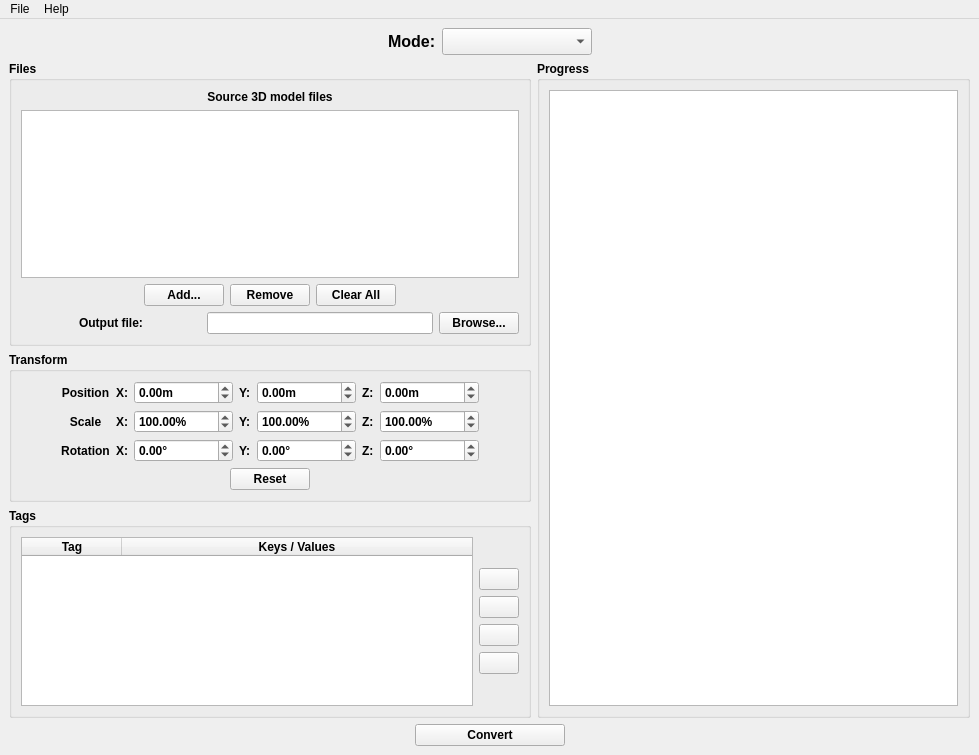
<?xml version="1.0" encoding="UTF-8"?>
<ui version="4.0">
 <class>HKWindow</class>
 <widget class="QMainWindow" name="HKWindow">
  <property name="geometry">
   <rect>
    <x>0</x>
    <y>0</y>
    <width>979</width>
    <height>755</height>
   </rect>
  </property>
  <property name="windowTitle">
   <string>Havok Converter</string>
  </property>
  <widget class="QWidget" name="centralwidget">
   <layout class="QVBoxLayout" name="verticalLayout_14">
    <item>
     <layout class="QHBoxLayout" name="horizontalLayout_7">
      <item>
       <spacer name="horizontalSpacer_2">
        <property name="orientation">
         <enum>Qt::Horizontal</enum>
        </property>
        <property name="sizeHint" stdset="0">
         <size>
          <width>40</width>
          <height>20</height>
         </size>
        </property>
       </spacer>
      </item>
      <item>
       <widget class="QLabel" name="label_5">
        <property name="font">
         <font>
          <pointsize>12</pointsize>
          <weight>75</weight>
          <bold>true</bold>
         </font>
        </property>
        <property name="text">
         <string>Mode:</string>
        </property>
       </widget>
      </item>
      <item>
       <widget class="QComboBox" name="cb_mode">
        <property name="minimumSize">
         <size>
          <width>150</width>
          <height>0</height>
         </size>
        </property>
        <property name="font">
         <font>
          <pointsize>12</pointsize>
          <weight>75</weight>
          <bold>true</bold>
         </font>
        </property>
        <property name="toolTip">
         <string>&lt;html&gt;&lt;head/&gt;&lt;body&gt;&lt;p align=&quot;center&quot;&gt;&lt;span style=&quot; font-weight:600; text-decoration: underline;&quot;&gt;Mode&lt;/span&gt;&lt;/p&gt;&lt;p&gt;Select what mode this converter will use. This will be used to support &lt;span style=&quot; font-weight:600;&quot;&gt;Dynamic Rigid Bodies&lt;/span&gt; and &lt;span style=&quot; font-weight:600;&quot;&gt;Skeleton Animations&lt;/span&gt; in the future.&lt;/p&gt;&lt;/body&gt;&lt;/html&gt;</string>
        </property>
       </widget>
      </item>
      <item>
       <spacer name="horizontalSpacer">
        <property name="orientation">
         <enum>Qt::Horizontal</enum>
        </property>
        <property name="sizeHint" stdset="0">
         <size>
          <width>40</width>
          <height>20</height>
         </size>
        </property>
       </spacer>
      </item>
     </layout>
    </item>
    <item>
     <layout class="QHBoxLayout" name="horizontalLayout_13">
      <item>
       <layout class="QVBoxLayout" name="verticalLayout_4">
        <item>
         <widget class="QGroupBox" name="groupBox_5">
          <property name="font">
           <font>
            <weight>75</weight>
            <bold>true</bold>
           </font>
          </property>
          <property name="title">
           <string>Files</string>
          </property>
          <layout class="QVBoxLayout" name="verticalLayout_3">
           <item>
            <widget class="QLabel" name="label_2">
             <property name="font">
              <font>
               <weight>75</weight>
               <bold>true</bold>
              </font>
             </property>
             <property name="text">
              <string>Source 3D model files</string>
             </property>
             <property name="alignment">
              <set>Qt::AlignCenter</set>
             </property>
            </widget>
           </item>
           <item>
            <widget class="QListWidget" name="list_source_models">
             <property name="sizePolicy">
              <sizepolicy hsizetype="Expanding" vsizetype="Expanding">
               <horstretch>0</horstretch>
               <verstretch>0</verstretch>
              </sizepolicy>
             </property>
             <property name="toolTip">
              <string>&lt;html&gt;&lt;head/&gt;&lt;body&gt;&lt;p align=&quot;center&quot;&gt;&lt;span style=&quot; font-weight:600; text-decoration: underline;&quot;&gt;Source 3D model files&lt;/span&gt;&lt;/p&gt;&lt;p&gt;The current list of paths where the 3D models are located. Remember this is a 32-bit application and some memory restrictions on the importer might apply for proper processing. If your stage has a really big node count or very detailed meshes, you might want to split it into multiple files. The converter will only process one of the files at a time and merge the final result together.&lt;/p&gt;&lt;p&gt;Check the list of supported formats on the extension list when adding files.&lt;/p&gt;&lt;/body&gt;&lt;/html&gt;</string>
             </property>
             <property name="editTriggers">
              <set>QAbstractItemView::NoEditTriggers</set>
             </property>
             <property name="selectionMode">
              <enum>QAbstractItemView::ContiguousSelection</enum>
             </property>
            </widget>
           </item>
           <item>
            <layout class="QHBoxLayout" name="horizontalLayout_11">
             <item>
              <spacer name="horizontalSpacer_15">
               <property name="orientation">
                <enum>Qt::Horizontal</enum>
               </property>
               <property name="sizeHint" stdset="0">
                <size>
                 <width>40</width>
                 <height>20</height>
                </size>
               </property>
              </spacer>
             </item>
             <item>
              <widget class="QPushButton" name="pb_add_source_models">
               <property name="text">
                <string>Add...</string>
               </property>
              </widget>
             </item>
             <item>
              <widget class="QPushButton" name="pb_remove_source_model">
               <property name="text">
                <string>Remove</string>
               </property>
              </widget>
             </item>
             <item>
              <widget class="QPushButton" name="pb_clear_source_models">
               <property name="text">
                <string>Clear All</string>
               </property>
              </widget>
             </item>
             <item>
              <spacer name="horizontalSpacer_16">
               <property name="orientation">
                <enum>Qt::Horizontal</enum>
               </property>
               <property name="sizeHint" stdset="0">
                <size>
                 <width>40</width>
                 <height>20</height>
                </size>
               </property>
              </spacer>
             </item>
            </layout>
           </item>
           <item>
            <layout class="QHBoxLayout" name="horizontalLayout_2">
             <item>
              <widget class="QLabel" name="lbl_output_file">
               <property name="minimumSize">
                <size>
                 <width>180</width>
                 <height>0</height>
                </size>
               </property>
               <property name="font">
                <font>
                 <weight>75</weight>
                 <bold>true</bold>
                </font>
               </property>
               <property name="text">
                <string>Output file:</string>
               </property>
               <property name="alignment">
                <set>Qt::AlignCenter</set>
               </property>
              </widget>
             </item>
             <item>
              <widget class="QLineEdit" name="le_output_file">
               <property name="toolTip">
                <string>&lt;html&gt;&lt;head/&gt;&lt;body&gt;&lt;p align=&quot;center&quot;&gt;&lt;span style=&quot; font-weight:600; text-decoration: underline;&quot;&gt;Output file&lt;/span&gt;&lt;/p&gt;&lt;p&gt;Target file where the converted result will be stored. Only &lt;span style=&quot; font-weight:600;&quot;&gt;Binary Win32 HKX&lt;/span&gt; files are supported.&lt;/p&gt;&lt;/body&gt;&lt;/html&gt;</string>
               </property>
              </widget>
             </item>
             <item>
              <widget class="QPushButton" name="pb_output_file">
               <property name="text">
                <string>Browse...</string>
               </property>
              </widget>
             </item>
            </layout>
           </item>
          </layout>
         </widget>
        </item>
        <item>
         <widget class="QGroupBox" name="groupBox_6">
          <property name="font">
           <font>
            <weight>75</weight>
            <bold>true</bold>
           </font>
          </property>
          <property name="title">
           <string>Transform</string>
          </property>
          <layout class="QVBoxLayout" name="verticalLayout_13">
           <item>
            <layout class="QHBoxLayout" name="horizontalLayout">
             <item>
              <spacer name="horizontalSpacer_17">
               <property name="orientation">
                <enum>Qt::Horizontal</enum>
               </property>
               <property name="sizeHint" stdset="0">
                <size>
                 <width>40</width>
                 <height>20</height>
                </size>
               </property>
              </spacer>
             </item>
             <item>
              <layout class="QVBoxLayout" name="verticalLayout_12">
               <item>
                <widget class="QLabel" name="label_8">
                 <property name="text">
                  <string>Position</string>
                 </property>
                 <property name="alignment">
                  <set>Qt::AlignCenter</set>
                 </property>
                </widget>
               </item>
               <item>
                <widget class="QLabel" name="label_7">
                 <property name="text">
                  <string>Scale</string>
                 </property>
                 <property name="alignment">
                  <set>Qt::AlignCenter</set>
                 </property>
                </widget>
               </item>
               <item>
                <widget class="QLabel" name="label_6">
                 <property name="text">
                  <string>Rotation</string>
                 </property>
                 <property name="alignment">
                  <set>Qt::AlignCenter</set>
                 </property>
                </widget>
               </item>
              </layout>
             </item>
             <item>
              <layout class="QVBoxLayout" name="verticalLayout_11">
               <item>
                <widget class="QLabel" name="label_9">
                 <property name="sizePolicy">
                  <sizepolicy hsizetype="Maximum" vsizetype="Preferred">
                   <horstretch>0</horstretch>
                   <verstretch>0</verstretch>
                  </sizepolicy>
                 </property>
                 <property name="text">
                  <string>X:</string>
                 </property>
                </widget>
               </item>
               <item>
                <widget class="QLabel" name="label_10">
                 <property name="sizePolicy">
                  <sizepolicy hsizetype="Maximum" vsizetype="Preferred">
                   <horstretch>0</horstretch>
                   <verstretch>0</verstretch>
                  </sizepolicy>
                 </property>
                 <property name="text">
                  <string>X:</string>
                 </property>
                </widget>
               </item>
               <item>
                <widget class="QLabel" name="label_11">
                 <property name="sizePolicy">
                  <sizepolicy hsizetype="Maximum" vsizetype="Preferred">
                   <horstretch>0</horstretch>
                   <verstretch>0</verstretch>
                  </sizepolicy>
                 </property>
                 <property name="text">
                  <string>X:</string>
                 </property>
                </widget>
               </item>
              </layout>
             </item>
             <item>
              <layout class="QVBoxLayout" name="verticalLayout_6">
               <item>
                <widget class="QDoubleSpinBox" name="dsb_position_x">
                 <property name="sizePolicy">
                  <sizepolicy hsizetype="Expanding" vsizetype="Fixed">
                   <horstretch>0</horstretch>
                   <verstretch>0</verstretch>
                  </sizepolicy>
                 </property>
                 <property name="toolTip">
                  <string>&lt;html&gt;&lt;head/&gt;&lt;body&gt;&lt;p align=&quot;center&quot;&gt;&lt;span style=&quot; font-weight:600; text-decoration: underline;&quot;&gt;Transform&lt;/span&gt;&lt;/p&gt;&lt;p&gt;Alter how the models will be processed globally. Useful for debugging purposes.&lt;/p&gt;&lt;/body&gt;&lt;/html&gt;</string>
                 </property>
                 <property name="suffix">
                  <string>m</string>
                 </property>
                 <property name="minimum">
                  <double>-100000.000000000000000</double>
                 </property>
                 <property name="maximum">
                  <double>100000.000000000000000</double>
                 </property>
                 <property name="value">
                  <double>0.000000000000000</double>
                 </property>
                </widget>
               </item>
               <item>
                <widget class="QDoubleSpinBox" name="dsb_scale_x">
                 <property name="sizePolicy">
                  <sizepolicy hsizetype="Expanding" vsizetype="Fixed">
                   <horstretch>0</horstretch>
                   <verstretch>0</verstretch>
                  </sizepolicy>
                 </property>
                 <property name="toolTip">
                  <string>&lt;html&gt;&lt;head/&gt;&lt;body&gt;&lt;p align=&quot;center&quot;&gt;&lt;span style=&quot; font-weight:600; text-decoration: underline;&quot;&gt;Transform&lt;/span&gt;&lt;/p&gt;&lt;p&gt;Alter how the models will be processed globally. Useful for debugging purposes.&lt;/p&gt;&lt;/body&gt;&lt;/html&gt;</string>
                 </property>
                 <property name="suffix">
                  <string>%</string>
                 </property>
                 <property name="minimum">
                  <double>1.000000000000000</double>
                 </property>
                 <property name="maximum">
                  <double>100000.000000000000000</double>
                 </property>
                 <property name="value">
                  <double>100.000000000000000</double>
                 </property>
                </widget>
               </item>
               <item>
                <widget class="QDoubleSpinBox" name="dsb_rotation_x">
                 <property name="sizePolicy">
                  <sizepolicy hsizetype="Expanding" vsizetype="Fixed">
                   <horstretch>0</horstretch>
                   <verstretch>0</verstretch>
                  </sizepolicy>
                 </property>
                 <property name="toolTip">
                  <string>&lt;html&gt;&lt;head/&gt;&lt;body&gt;&lt;p align=&quot;center&quot;&gt;&lt;span style=&quot; font-weight:600; text-decoration: underline;&quot;&gt;Transform&lt;/span&gt;&lt;/p&gt;&lt;p&gt;Alter how the models will be processed globally. Useful for debugging purposes.&lt;/p&gt;&lt;/body&gt;&lt;/html&gt;</string>
                 </property>
                 <property name="suffix">
                  <string>°</string>
                 </property>
                 <property name="minimum">
                  <double>-360.000000000000000</double>
                 </property>
                 <property name="maximum">
                  <double>360.000000000000000</double>
                 </property>
                </widget>
               </item>
              </layout>
             </item>
             <item>
              <layout class="QVBoxLayout" name="verticalLayout_10">
               <item>
                <widget class="QLabel" name="label_13">
                 <property name="sizePolicy">
                  <sizepolicy hsizetype="Maximum" vsizetype="Preferred">
                   <horstretch>0</horstretch>
                   <verstretch>0</verstretch>
                  </sizepolicy>
                 </property>
                 <property name="text">
                  <string>Y:</string>
                 </property>
                </widget>
               </item>
               <item>
                <widget class="QLabel" name="label_12">
                 <property name="sizePolicy">
                  <sizepolicy hsizetype="Maximum" vsizetype="Preferred">
                   <horstretch>0</horstretch>
                   <verstretch>0</verstretch>
                  </sizepolicy>
                 </property>
                 <property name="text">
                  <string>Y:</string>
                 </property>
                </widget>
               </item>
               <item>
                <widget class="QLabel" name="label_14">
                 <property name="sizePolicy">
                  <sizepolicy hsizetype="Maximum" vsizetype="Preferred">
                   <horstretch>0</horstretch>
                   <verstretch>0</verstretch>
                  </sizepolicy>
                 </property>
                 <property name="text">
                  <string>Y:</string>
                 </property>
                </widget>
               </item>
              </layout>
             </item>
             <item>
              <layout class="QVBoxLayout" name="verticalLayout_7">
               <item>
                <widget class="QDoubleSpinBox" name="dsb_position_y">
                 <property name="sizePolicy">
                  <sizepolicy hsizetype="Expanding" vsizetype="Fixed">
                   <horstretch>0</horstretch>
                   <verstretch>0</verstretch>
                  </sizepolicy>
                 </property>
                 <property name="toolTip">
                  <string>&lt;html&gt;&lt;head/&gt;&lt;body&gt;&lt;p align=&quot;center&quot;&gt;&lt;span style=&quot; font-weight:600; text-decoration: underline;&quot;&gt;Transform&lt;/span&gt;&lt;/p&gt;&lt;p&gt;Alter how the models will be processed globally. Useful for debugging purposes.&lt;/p&gt;&lt;/body&gt;&lt;/html&gt;</string>
                 </property>
                 <property name="suffix">
                  <string>m</string>
                 </property>
                 <property name="minimum">
                  <double>-100000.000000000000000</double>
                 </property>
                 <property name="maximum">
                  <double>100000.000000000000000</double>
                 </property>
                 <property name="value">
                  <double>0.000000000000000</double>
                 </property>
                </widget>
               </item>
               <item>
                <widget class="QDoubleSpinBox" name="dsb_scale_y">
                 <property name="sizePolicy">
                  <sizepolicy hsizetype="Expanding" vsizetype="Fixed">
                   <horstretch>0</horstretch>
                   <verstretch>0</verstretch>
                  </sizepolicy>
                 </property>
                 <property name="toolTip">
                  <string>&lt;html&gt;&lt;head/&gt;&lt;body&gt;&lt;p align=&quot;center&quot;&gt;&lt;span style=&quot; font-weight:600; text-decoration: underline;&quot;&gt;Transform&lt;/span&gt;&lt;/p&gt;&lt;p&gt;Alter how the models will be processed globally. Useful for debugging purposes.&lt;/p&gt;&lt;/body&gt;&lt;/html&gt;</string>
                 </property>
                 <property name="suffix">
                  <string>%</string>
                 </property>
                 <property name="minimum">
                  <double>1.000000000000000</double>
                 </property>
                 <property name="maximum">
                  <double>100000.000000000000000</double>
                 </property>
                 <property name="value">
                  <double>100.000000000000000</double>
                 </property>
                </widget>
               </item>
               <item>
                <widget class="QDoubleSpinBox" name="dsb_rotation_y">
                 <property name="sizePolicy">
                  <sizepolicy hsizetype="Expanding" vsizetype="Fixed">
                   <horstretch>0</horstretch>
                   <verstretch>0</verstretch>
                  </sizepolicy>
                 </property>
                 <property name="toolTip">
                  <string>&lt;html&gt;&lt;head/&gt;&lt;body&gt;&lt;p align=&quot;center&quot;&gt;&lt;span style=&quot; font-weight:600; text-decoration: underline;&quot;&gt;Transform&lt;/span&gt;&lt;/p&gt;&lt;p&gt;Alter how the models will be processed globally. Useful for debugging purposes.&lt;/p&gt;&lt;/body&gt;&lt;/html&gt;</string>
                 </property>
                 <property name="suffix">
                  <string>°</string>
                 </property>
                 <property name="minimum">
                  <double>-360.000000000000000</double>
                 </property>
                 <property name="maximum">
                  <double>360.000000000000000</double>
                 </property>
                </widget>
               </item>
              </layout>
             </item>
             <item>
              <layout class="QVBoxLayout" name="verticalLayout_9">
               <item>
                <widget class="QLabel" name="label_16">
                 <property name="sizePolicy">
                  <sizepolicy hsizetype="Maximum" vsizetype="Preferred">
                   <horstretch>0</horstretch>
                   <verstretch>0</verstretch>
                  </sizepolicy>
                 </property>
                 <property name="text">
                  <string>Z:</string>
                 </property>
                </widget>
               </item>
               <item>
                <widget class="QLabel" name="label_15">
                 <property name="sizePolicy">
                  <sizepolicy hsizetype="Maximum" vsizetype="Preferred">
                   <horstretch>0</horstretch>
                   <verstretch>0</verstretch>
                  </sizepolicy>
                 </property>
                 <property name="text">
                  <string>Z:</string>
                 </property>
                </widget>
               </item>
               <item>
                <widget class="QLabel" name="label_17">
                 <property name="sizePolicy">
                  <sizepolicy hsizetype="Maximum" vsizetype="Preferred">
                   <horstretch>0</horstretch>
                   <verstretch>0</verstretch>
                  </sizepolicy>
                 </property>
                 <property name="text">
                  <string>Z:</string>
                 </property>
                </widget>
               </item>
              </layout>
             </item>
             <item>
              <layout class="QVBoxLayout" name="verticalLayout_8">
               <item>
                <widget class="QDoubleSpinBox" name="dsb_position_z">
                 <property name="sizePolicy">
                  <sizepolicy hsizetype="Expanding" vsizetype="Fixed">
                   <horstretch>0</horstretch>
                   <verstretch>0</verstretch>
                  </sizepolicy>
                 </property>
                 <property name="toolTip">
                  <string>&lt;html&gt;&lt;head/&gt;&lt;body&gt;&lt;p align=&quot;center&quot;&gt;&lt;span style=&quot; font-weight:600; text-decoration: underline;&quot;&gt;Transform&lt;/span&gt;&lt;/p&gt;&lt;p&gt;Alter how the models will be processed globally. Useful for debugging purposes.&lt;/p&gt;&lt;/body&gt;&lt;/html&gt;</string>
                 </property>
                 <property name="suffix">
                  <string>m</string>
                 </property>
                 <property name="minimum">
                  <double>-100000.000000000000000</double>
                 </property>
                 <property name="maximum">
                  <double>100000.000000000000000</double>
                 </property>
                 <property name="value">
                  <double>0.000000000000000</double>
                 </property>
                </widget>
               </item>
               <item>
                <widget class="QDoubleSpinBox" name="dsb_scale_z">
                 <property name="sizePolicy">
                  <sizepolicy hsizetype="Expanding" vsizetype="Fixed">
                   <horstretch>0</horstretch>
                   <verstretch>0</verstretch>
                  </sizepolicy>
                 </property>
                 <property name="toolTip">
                  <string>&lt;html&gt;&lt;head/&gt;&lt;body&gt;&lt;p align=&quot;center&quot;&gt;&lt;span style=&quot; font-weight:600; text-decoration: underline;&quot;&gt;Transform&lt;/span&gt;&lt;/p&gt;&lt;p&gt;Alter how the models will be processed globally. Useful for debugging purposes.&lt;/p&gt;&lt;/body&gt;&lt;/html&gt;</string>
                 </property>
                 <property name="suffix">
                  <string>%</string>
                 </property>
                 <property name="minimum">
                  <double>1.000000000000000</double>
                 </property>
                 <property name="maximum">
                  <double>100000.000000000000000</double>
                 </property>
                 <property name="singleStep">
                  <double>10.000000000000000</double>
                 </property>
                 <property name="value">
                  <double>100.000000000000000</double>
                 </property>
                </widget>
               </item>
               <item>
                <widget class="QDoubleSpinBox" name="dsb_rotation_z">
                 <property name="sizePolicy">
                  <sizepolicy hsizetype="Expanding" vsizetype="Fixed">
                   <horstretch>0</horstretch>
                   <verstretch>0</verstretch>
                  </sizepolicy>
                 </property>
                 <property name="toolTip">
                  <string>&lt;html&gt;&lt;head/&gt;&lt;body&gt;&lt;p align=&quot;center&quot;&gt;&lt;span style=&quot; font-weight:600; text-decoration: underline;&quot;&gt;Transform&lt;/span&gt;&lt;/p&gt;&lt;p&gt;Alter how the models will be processed globally. Useful for debugging purposes.&lt;/p&gt;&lt;/body&gt;&lt;/html&gt;</string>
                 </property>
                 <property name="suffix">
                  <string>°</string>
                 </property>
                 <property name="minimum">
                  <double>-360.000000000000000</double>
                 </property>
                 <property name="maximum">
                  <double>360.000000000000000</double>
                 </property>
                </widget>
               </item>
              </layout>
             </item>
             <item>
              <spacer name="horizontalSpacer_18">
               <property name="orientation">
                <enum>Qt::Horizontal</enum>
               </property>
               <property name="sizeHint" stdset="0">
                <size>
                 <width>40</width>
                 <height>20</height>
                </size>
               </property>
              </spacer>
             </item>
            </layout>
           </item>
           <item>
            <layout class="QHBoxLayout" name="horizontalLayout_12">
             <item>
              <spacer name="horizontalSpacer_20">
               <property name="orientation">
                <enum>Qt::Horizontal</enum>
               </property>
               <property name="sizeHint" stdset="0">
                <size>
                 <width>40</width>
                 <height>20</height>
                </size>
               </property>
              </spacer>
             </item>
             <item>
              <widget class="QPushButton" name="pb_reset_transform">
               <property name="toolTip">
                <string>Resets the global transform to normal.</string>
               </property>
               <property name="text">
                <string>Reset</string>
               </property>
              </widget>
             </item>
             <item>
              <spacer name="horizontalSpacer_19">
               <property name="orientation">
                <enum>Qt::Horizontal</enum>
               </property>
               <property name="sizeHint" stdset="0">
                <size>
                 <width>40</width>
                 <height>20</height>
                </size>
               </property>
              </spacer>
             </item>
            </layout>
           </item>
          </layout>
         </widget>
        </item>
        <item>
         <widget class="QGroupBox" name="groupBox_3">
          <property name="font">
           <font>
            <weight>75</weight>
            <bold>true</bold>
           </font>
          </property>
          <property name="title">
           <string>Tags</string>
          </property>
          <layout class="QVBoxLayout" name="verticalLayout_2">
           <item>
            <layout class="QHBoxLayout" name="horizontalLayout_3">
             <item>
              <widget class="QTableWidget" name="tb_properties">
               <property name="sizePolicy">
                <sizepolicy hsizetype="Expanding" vsizetype="Preferred">
                 <horstretch>0</horstretch>
                 <verstretch>0</verstretch>
                </sizepolicy>
               </property>
               <property name="toolTip">
                <string>&lt;html&gt;&lt;head/&gt;&lt;body&gt;&lt;p align=&quot;center&quot;&gt;&lt;span style=&quot; font-weight:600; text-decoration: underline;&quot;&gt;Tags&lt;/span&gt;&lt;/p&gt;&lt;p&gt;Rigid bodies can have custom properties that are used by the game to determine their world interactions. You can define custom tags that the converter will look for with this panel. More information about the meaning of the keys and values can be found inside the tag editor.&lt;/p&gt;&lt;p&gt;The tags will be parsed with the @tagname format from the node name itself. e.g. the custom tag &amp;quot;water&amp;quot; will be applied if the node is named ghz_sea&lt;span style=&quot; font-weight:600;&quot;&gt;@water &lt;/span&gt;on the imported 3D model file.&lt;span style=&quot; font-weight:600;&quot;&gt; This search is case-sensitive&lt;/span&gt;.&lt;/p&gt;&lt;p&gt;You can find more information about collision properties with &lt;span style=&quot; font-weight:600;&quot;&gt;Help &amp;gt; Community Guide&lt;/span&gt;.&lt;/p&gt;&lt;/body&gt;&lt;/html&gt;</string>
               </property>
               <property name="editTriggers">
                <set>QAbstractItemView::DoubleClicked|QAbstractItemView::EditKeyPressed</set>
               </property>
               <property name="dragDropOverwriteMode">
                <bool>true</bool>
               </property>
               <property name="selectionMode">
                <enum>QAbstractItemView::SingleSelection</enum>
               </property>
               <property name="selectionBehavior">
                <enum>QAbstractItemView::SelectRows</enum>
               </property>
               <property name="gridStyle">
                <enum>Qt::SolidLine</enum>
               </property>
               <property name="cornerButtonEnabled">
                <bool>true</bool>
               </property>
               <attribute name="horizontalHeaderVisible">
                <bool>true</bool>
               </attribute>
               <attribute name="horizontalHeaderStretchLastSection">
                <bool>true</bool>
               </attribute>
               <attribute name="verticalHeaderVisible">
                <bool>false</bool>
               </attribute>
               <column>
                <property name="text">
                 <string>Tag</string>
                </property>
                <property name="textAlignment">
                 <set>AlignHCenter|AlignVCenter|AlignCenter</set>
                </property>
               </column>
               <column>
                <property name="text">
                 <string>Keys / Values</string>
                </property>
                <property name="textAlignment">
                 <set>AlignHCenter|AlignVCenter|AlignCenter</set>
                </property>
               </column>
              </widget>
             </item>
             <item>
              <layout class="QVBoxLayout" name="verticalLayout_5">
               <item>
                <spacer name="verticalSpacer">
                 <property name="orientation">
                  <enum>Qt::Vertical</enum>
                 </property>
                 <property name="sizeHint" stdset="0">
                  <size>
                   <width>20</width>
                   <height>40</height>
                  </size>
                 </property>
                </spacer>
               </item>
               <item>
                <widget class="QPushButton" name="pb_up">
                 <property name="toolTip">
                  <string>Moves the tag one spot up on the list.</string>
                 </property>
                 <property name="text">
                  <string/>
                 </property>
                 <property name="icon">
                  <iconset resource="HKResource.qrc">
                   <normaloff>:/Button/up.png</normaloff>:/Button/up.png</iconset>
                 </property>
                </widget>
               </item>
               <item>
                <widget class="QPushButton" name="pb_new">
                 <property name="toolTip">
                  <string>Creates a new tag.</string>
                 </property>
                 <property name="text">
                  <string/>
                 </property>
                 <property name="icon">
                  <iconset resource="HKResource.qrc">
                   <normaloff>:/Button/plus.png</normaloff>:/Button/plus.png</iconset>
                 </property>
                </widget>
               </item>
               <item>
                <widget class="QPushButton" name="pb_delete">
                 <property name="toolTip">
                  <string>Deletes the selected tag.</string>
                 </property>
                 <property name="text">
                  <string/>
                 </property>
                 <property name="icon">
                  <iconset resource="HKResource.qrc">
                   <normaloff>:/Button/minus.png</normaloff>:/Button/minus.png</iconset>
                 </property>
                </widget>
               </item>
               <item>
                <widget class="QPushButton" name="pb_down">
                 <property name="toolTip">
                  <string>Moves the tag one spot down on the list.</string>
                 </property>
                 <property name="text">
                  <string/>
                 </property>
                 <property name="icon">
                  <iconset resource="HKResource.qrc">
                   <normaloff>:/Button/down.png</normaloff>:/Button/down.png</iconset>
                 </property>
                </widget>
               </item>
               <item>
                <spacer name="verticalSpacer_2">
                 <property name="orientation">
                  <enum>Qt::Vertical</enum>
                 </property>
                 <property name="sizeHint" stdset="0">
                  <size>
                   <width>20</width>
                   <height>40</height>
                  </size>
                 </property>
                </spacer>
               </item>
              </layout>
             </item>
            </layout>
           </item>
          </layout>
         </widget>
        </item>
       </layout>
      </item>
      <item>
       <widget class="QGroupBox" name="groupBox">
        <property name="sizePolicy">
         <sizepolicy hsizetype="Expanding" vsizetype="Preferred">
          <horstretch>0</horstretch>
          <verstretch>0</verstretch>
         </sizepolicy>
        </property>
        <property name="font">
         <font>
          <weight>75</weight>
          <bold>true</bold>
         </font>
        </property>
        <property name="title">
         <string>Progress</string>
        </property>
        <layout class="QVBoxLayout" name="verticalLayout">
         <item>
          <widget class="QPlainTextEdit" name="te_progress">
           <property name="minimumSize">
            <size>
             <width>400</width>
             <height>0</height>
            </size>
           </property>
           <property name="toolTip">
            <string>&lt;html&gt;&lt;head/&gt;&lt;body&gt;&lt;p align=&quot;center&quot;&gt;&lt;span style=&quot; font-weight:600; text-decoration: underline;&quot;&gt;Progress&lt;/span&gt;&lt;/p&gt;&lt;p&gt;Keep track of the converter's progress. You can check its corresponding log text file in the program folder.&lt;/p&gt;&lt;/body&gt;&lt;/html&gt;</string>
           </property>
          </widget>
         </item>
        </layout>
       </widget>
      </item>
     </layout>
    </item>
    <item>
     <layout class="QHBoxLayout" name="horizontalLayout_9">
      <item>
       <spacer name="horizontalSpacer_6">
        <property name="orientation">
         <enum>Qt::Horizontal</enum>
        </property>
        <property name="sizeHint" stdset="0">
         <size>
          <width>40</width>
          <height>20</height>
         </size>
        </property>
       </spacer>
      </item>
      <item>
       <widget class="QPushButton" name="pb_convert">
        <property name="minimumSize">
         <size>
          <width>150</width>
          <height>0</height>
         </size>
        </property>
        <property name="font">
         <font>
          <weight>75</weight>
          <bold>true</bold>
         </font>
        </property>
        <property name="toolTip">
         <string>Ready? Go!</string>
        </property>
        <property name="text">
         <string>Convert</string>
        </property>
       </widget>
      </item>
      <item>
       <spacer name="horizontalSpacer_5">
        <property name="orientation">
         <enum>Qt::Horizontal</enum>
        </property>
        <property name="sizeHint" stdset="0">
         <size>
          <width>40</width>
          <height>20</height>
         </size>
        </property>
       </spacer>
      </item>
     </layout>
    </item>
   </layout>
  </widget>
  <widget class="QMenuBar" name="menubar">
   <property name="geometry">
    <rect>
     <x>0</x>
     <y>0</y>
     <width>979</width>
     <height>21</height>
    </rect>
   </property>
   <widget class="QMenu" name="menu_help">
    <property name="title">
     <string>Help</string>
    </property>
    <addaction name="action_community_guide"/>
    <addaction name="separator"/>
    <addaction name="action_about"/>
    <addaction name="action_about_qt"/>
   </widget>
   <widget class="QMenu" name="menu_file">
    <property name="title">
     <string>File</string>
    </property>
    <addaction name="action_open_settings"/>
    <addaction name="action_save_settings"/>
    <addaction name="separator"/>
    <addaction name="action_close"/>
   </widget>
   <addaction name="menu_file"/>
   <addaction name="menu_help"/>
  </widget>
  <action name="action_about">
   <property name="text">
    <string>About...</string>
   </property>
  </action>
  <action name="action_about_qt">
   <property name="text">
    <string>About Qt...</string>
   </property>
  </action>
  <action name="action_open_settings">
   <property name="text">
    <string>Open Settings...</string>
   </property>
  </action>
  <action name="action_save_settings">
   <property name="text">
    <string>Save Settings...</string>
   </property>
  </action>
  <action name="action_close">
   <property name="text">
    <string>Close</string>
   </property>
  </action>
  <action name="action_community_guide">
   <property name="text">
    <string>Community Guide...</string>
   </property>
  </action>
  <action name="action_open_property_database">
   <property name="text">
    <string>Open Property Database...</string>
   </property>
  </action>
 </widget>
 <resources>
  <include location="HKResource.qrc"/>
 </resources>
 <connections/>
</ui>
